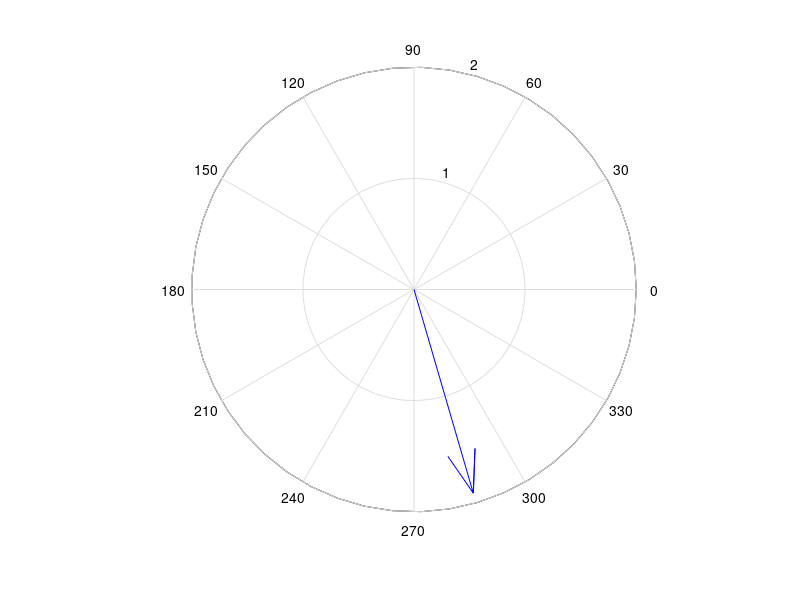

This chart was generated by the following MATLAB code:
% Hallar las 5 raices de
format long

%Primer numero
Z1 = 25-sqrt(15)*i;
R1 = abs(Z1);

% N es el grado de la raiz y theta el argumento
N = 5; theta = angle(Z1);
% K = 0,1,2,3,4

K = 0; Raiz1=R1^(1/N)*exp((theta+2*K*pi)*i/N)
K = 1; Raiz2=R1^(1/N)*exp((theta+2*K*pi)*i/N)
K = 2; Raiz3=R1^(1/N)*exp((theta+2*K*pi)*i/N)
K = 3; Raiz4=R1^(1/N)*exp((theta+2*K*pi)*i/N)
K = 4; Raiz5=R1^(1/N)*exp((theta+2*K*pi)*i/N)

compass(Raiz1)
compass(Raiz2)
compass(Raiz3)
compass(Raiz4)
compass(Raiz5)


